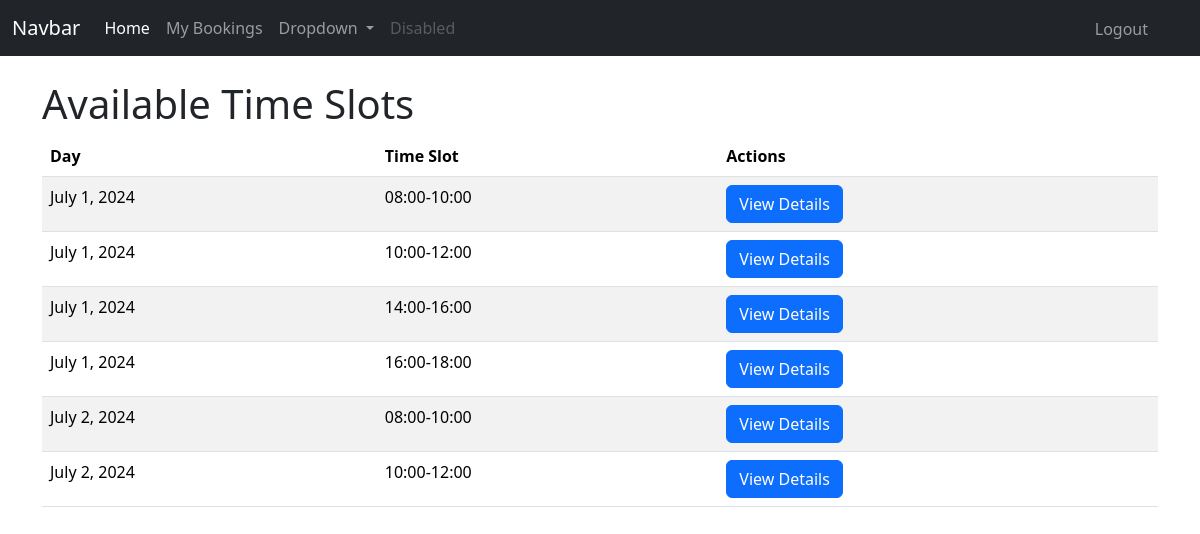
Page /reservation/time/ (signed in) on the committed database.
### reservation/models.py (models this page shows, shortened)
class Time(models.Model):
    date = models.DateField()
    time_slot = models.CharField(max_length=50)

### reservation/views.py (the view)
# urls.py: path("time/", views.time_index, name="time_index"), # (/reservation/)time/
@login_required
def time_index(request):
    time_list = Time.objects.order_by("date", "time_slot")
    user_id = request.user.id
    context = {"time_list": time_list, "user_id": user_id}
    return render(request, "reservation/time_index.html", context)

### reservation/templates/reservation/time_index.html (shortened to what this page needs)
<!-- {% load static %}
{% load static %}
<!DOCTYPE html>
<html lang="en">
<head>
    <link rel="stylesheet" href="{% static 'plugins/bootstrap-5.3.3-dist/css/bootstrap.min.css' %}">
</head>
<body>
    <nav class="navbar navbar-expand-lg navbar-dark bg-dark">
        <div class="container-fluid">
            <a class="navbar-brand" href="#">Navbar</a>
            <div class="collapse navbar-collapse" id="navbarSupportedContent">
                <ul class="navbar-nav me-auto mb-2 mb-lg-0">
                    <li class="nav-item">
                        <a class="nav-link active" aria-current="page" href="/user/{{ user_id }}/profile">Home</a>
                    </li>
                    <li class="nav-item">
                        <a class="nav-link" href="/reservation/user/{{ user_id }}">My Bookings</a>
                    </li>
                    <li class="nav-item dropdown">
                        <a class="nav-link dropdown-toggle" href="#" role="button" data-bs-toggle="dropdown" aria-expanded="false">
                            Dropdown
                        </a>
                    </li>
                    <li class="nav-item">
                        <a class="nav-link disabled" aria-disabled="true">Disabled</a>
                    </li>
                </ul>
                <ul class="navbar-nav mb-2 mb-lg-0" style="margin-right: 40px;">
                    {% if user.is_authenticated %}
                        <li class="nav-item">
                            <form id="logout-form" action="{% url 'logout' %}" method="post" style="display: inline;">
                                <button type="submit" class="btn btn-link nav-link" style="display: inline; padding: 0; border: none; background: none;">Logout</button>
                            </form>
                        </li>
                    {% else %}
                        <li class="nav-item">
                            <a class="nav-link" href="{% url 'login' %}">Login</a>
                        </li>
                    {% endif %}
                </ul>
            </div>
        </div>
    </nav>
    <div class="container mt-4">
        <h1>Available Time Slots</h1>
        {% if time_list %}
            <table class="table table-striped">
                <thead>
                    <tr>
                        <th scope="col">Day</th>
                        <th scope="col">Time Slot</th>
                        <th scope="col">Actions</th>
                    </tr>
                </thead>
                <tbody>
                    {% for time in time_list %}
                        <tr>
                            <td>{{ time.date }}</td>
                            <td>{{ time.time_slot }}</td>
                            <td>
                                <a href="/reservation/time/{{ time.id }}/" class="btn btn-primary">View Details</a>
                            </td>
                        </tr>
                    {% endfor %}
                </tbody>
            </table>
        {% else %}
            <p>No times are available.</p>
        {% endif %}
    </div>
</body>
</html>

### rows in the picture
Time: date "July 1, 2024", time_slot "08:00-10:00"
Time: date "July 1, 2024", time_slot "10:00-12:00"
Time: date "July 1, 2024", time_slot "14:00-16:00"
Time: date "July 1, 2024", time_slot "16:00-18:00"
Time: date "July 2, 2024", time_slot "08:00-10:00"
Time: date "July 2, 2024", time_slot "10:00-12:00"
